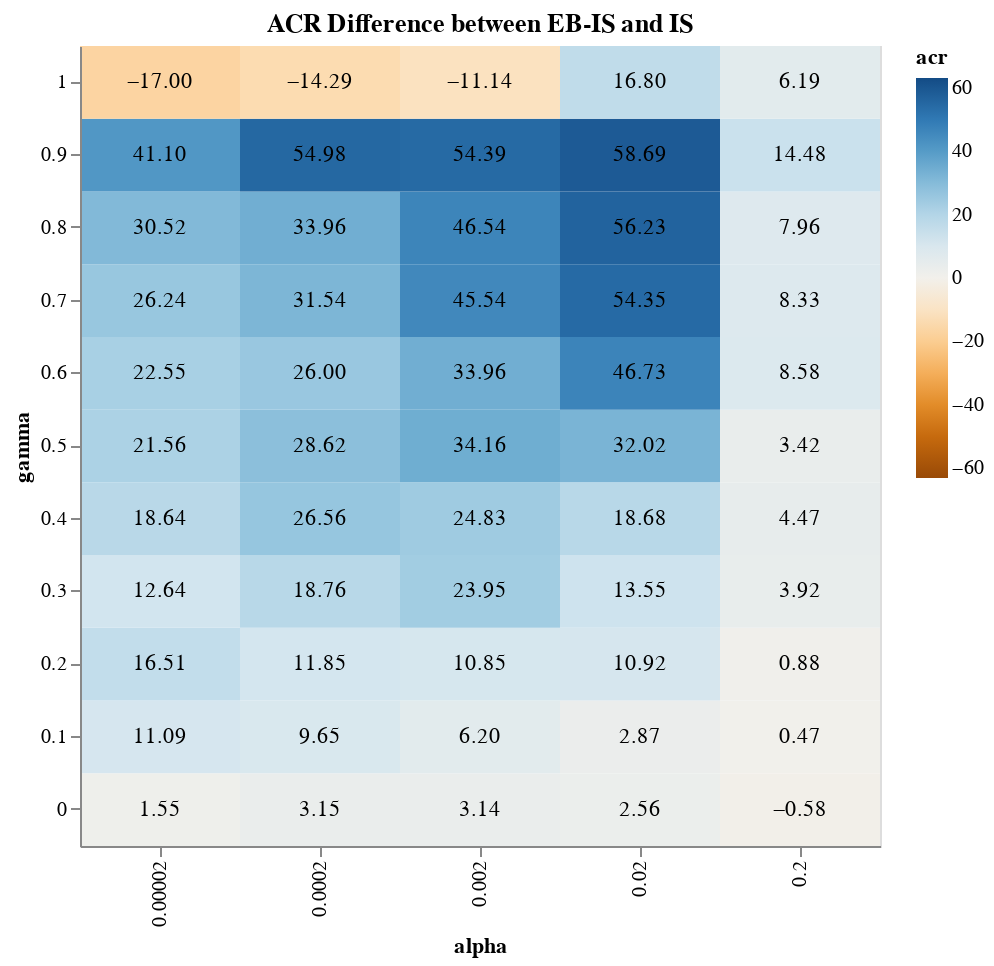

This figure's notebook cell:
### Markdown cell above
## DIFFERENCE

### Code cell
data = load_and_process()
filtered = filter(data, "z", 50)
filtered = filter(filtered, "eps", 0.00002)
filtered = filter(filtered, "chi", 0.00002)
#filtered = filter(filtered, "alpha", 0.00002)

#new_cols = ["gamma", "eps", "acr"]
#new_cols = ["gamma", "chi", "acr"]
new_cols = ["gamma", "alpha", "acr"]
new_df = pd.DataFrame(columns=new_cols)

gammas = [round(a, 2) for a in np.arange(0, 1.01, 0.1)]

#epsilons = [0.00002, 0.0002, 0.002, 0.02, 0.2]
#chis = [0.00002, 0.0002, 0.002, 0.02, 0.2]
alphas = [0.00002, 0.0002, 0.002, 0.02, 0.2]

for gamma in gammas:
    #for epsilon in epsilons:
    #for chi in chis:
    for alpha in alphas:
        #super_filtered = filtered[(filtered.gamma == gamma) & (filtered.eps == epsilon)]
        #super_filtered = filtered[(filtered.gamma == gamma) & (filtered.chi == chi)]
        super_filtered = filtered[(filtered.gamma == gamma) & (filtered.alpha == alpha)]
        
        mean_acr_nice: float = super_filtered[super_filtered.EBNorm=="IS Empirical"].acr.mean()
        mean_acr_normal: float = super_filtered[super_filtered.EBNorm=="IS normal"].acr.mean()
            
        #new_df.loc[len(new_df)] = [gamma, epsilon, mean_acr_nice-mean_acr_normal]
        #new_df.loc[len(new_df)] = [gamma, chi, mean_acr_nice-mean_acr_normal]
        new_df.loc[len(new_df)] = [gamma, alpha, mean_acr_nice-mean_acr_normal]
        
feature: str = "acr" + ":Q"
            
heatmap = alt.Chart(new_df).mark_rect().encode(
    #x='eps:O',
    #x='chi:O',
    x='alpha:O',
    y=alt.Y('gamma:O', sort=alt.EncodingSortField('gamma', order='descending')),
    color=alt.Color(feature, scale=alt.Scale(domain=[-63,63], scheme='blueorange'), sort="descending")
    #color=feature
).properties(
    height=400,
    width=400,
    title = "ACR Difference between EB-IS and IS"
)

text = heatmap.mark_text().encode(
    text=alt.Text(feature, format=".2f"),
    color=alt.value('black')
)

heatmap + text

### Figure 1 — Vega-Lite specification as saved in the notebook (floating-point values rounded to 4 significant figures)
{"config": {"view": {"continuousWidth": 400, "continuousHeight": 300}}, "layer": [{"mark": "rect", "encoding": {"color": {"field": "acr", "scale": {"domain": [-63, 63], "scheme": "blueorange"}, "sort": "descending", "type": "quantitative"}, "x": {"field": "alpha", "type": "ordinal"}, "y": {"field": "gamma", "sort": {"field": "gamma", "order": "descending"}, "type": "ordinal"}}, "height": 400, "title": "ACR Difference between EB-IS and IS", "width": 400}, {"mark": "text", "encoding": {"color": {"value": "black"}, "text": {"field": "acr", "format": ".2f", "type": "quantitative"}, "x": {"field": "alpha", "type": "ordinal"}, "y": {"field": "gamma", "sort": {"field": "gamma", "order": "descending"}, "type": "ordinal"}}, "height": 400, "title": "ACR Difference between EB-IS and IS", "width": 400}], "data": {"name": "data-08b4c68440708cdb828e9b9288a1ddfc"}, "$schema": "https://vega.github.io/schema/vega-lite/v4.17.0.json", "datasets": {"data-08b4c68440708cdb828e9b9288a1ddfc": [{"gamma": 0.0, "alpha": 2e-05, "acr": 1.554}, {"gamma": 0.0, "alpha": 0.0002, "acr": 3.154}, {"gamma": 0.0, "alpha": 0.002, "acr": 3.14}, {"gamma": 0.0, "alpha": 0.02, "acr": 2.564}, {"gamma": 0.0, "alpha": 0.2, "acr": -0.5754}, {"gamma": 0.1, "alpha": 2e-05, "acr": 11.09}, {"gamma": 0.1, "alpha": 0.0002, "acr": 9.652}, {"gamma": 0.1, "alpha": 0.002, "acr": 6.199}, {"gamma": 0.1, "alpha": 0.02, "acr": 2.873}, {"gamma": 0.1, "alpha": 0.2, "acr": 0.4702}, {"gamma": 0.2, "alpha": 2e-05, "acr": 16.51}, {"gamma": 0.2, "alpha": 0.0002, "acr": 11.85}, {"gamma": 0.2, "alpha": 0.002, "acr": 10.85}, {"gamma": 0.2, "alpha": 0.02, "acr": 10.92}, {"gamma": 0.2, "alpha": 0.2, "acr": 0.8785}, {"gamma": 0.3, "alpha": 2e-05, "acr": 12.64}, {"gamma": 0.3, "alpha": 0.0002, "acr": 18.76}, {"gamma": 0.3, "alpha": 0.002, "acr": 23.95}, {"gamma": 0.3, "alpha": 0.02, "acr": 13.55}, {"gamma": 0.3, "alpha": 0.2, "acr": 3.916}, {"gamma": 0.4, "alpha": 2e-05, "acr": 18.64}, {"gamma": 0.4, "alpha": 0.0002, "acr": 26.56}, {"gamma": 0.4, "alpha": 0.002, "acr": 24.83}, {"gamma": 0.4, "alpha": 0.02, "acr": 18.68}, {"gamma": 0.4, "alpha": 0.2, "acr": 4.472}, {"gamma": 0.5, "alpha": 2e-05, "acr": 21.56}, {"gamma": 0.5, "alpha": 0.0002, "acr": 28.62}, {"gamma": 0.5, "alpha": 0.002, "acr": 34.16}, {"gamma": 0.5, "alpha": 0.02, "acr": 32.02}, {"gamma": 0.5, "alpha": 0.2, "acr": 3.416}, {"gamma": 0.6, "alpha": 2e-05, "acr": 22.55}, {"gamma": 0.6, "alpha": 0.0002, "acr": 26.0}, {"gamma": 0.6, "alpha": 0.002, "acr": 33.96}, {"gamma": 0.6, "alpha": 0.02, "acr": 46.73}, {"gamma": 0.6, "alpha": 0.2, "acr": 8.583}, {"gamma": 0.7, "alpha": 2e-05, "acr": 26.24}, {"gamma": 0.7, "alpha": 0.0002, "acr": 31.54}, {"gamma": 0.7, "alpha": 0.002, "acr": 45.54}, {"gamma": 0.7, "alpha": 0.02, "acr": 54.35}, {"gamma": 0.7, "alpha": 0.2, "acr": 8.325}, {"gamma": 0.8, "alpha": 2e-05, "acr": 30.52}, {"gamma": 0.8, "alpha": 0.0002, "acr": 33.96}, {"gamma": 0.8, "alpha": 0.002, "acr": 46.54}, {"gamma": 0.8, "alpha": 0.02, "acr": 56.23}, {"gamma": 0.8, "alpha": 0.2, "acr": 7.957}, {"gamma": 0.9, "alpha": 2e-05, "acr": 41.1}, {"gamma": 0.9, "alpha": 0.0002, "acr": 54.98}, {"gamma": 0.9, "alpha": 0.002, "acr": 54.39}, {"gamma": 0.9, "alpha": 0.02, "acr": 58.69}, {"gamma": 0.9, "alpha": 0.2, "acr": 14.48}, {"gamma": 1.0, "alpha": 2e-05, "acr": -17.0}, {"gamma": 1.0, "alpha": 0.0002, "acr": -14.29}, {"gamma": 1.0, "alpha": 0.002, "acr": -11.14}, {"gamma": 1.0, "alpha": 0.02, "acr": 16.8}, {"gamma": 1.0, "alpha": 0.2, "acr": 6.186}]}}
